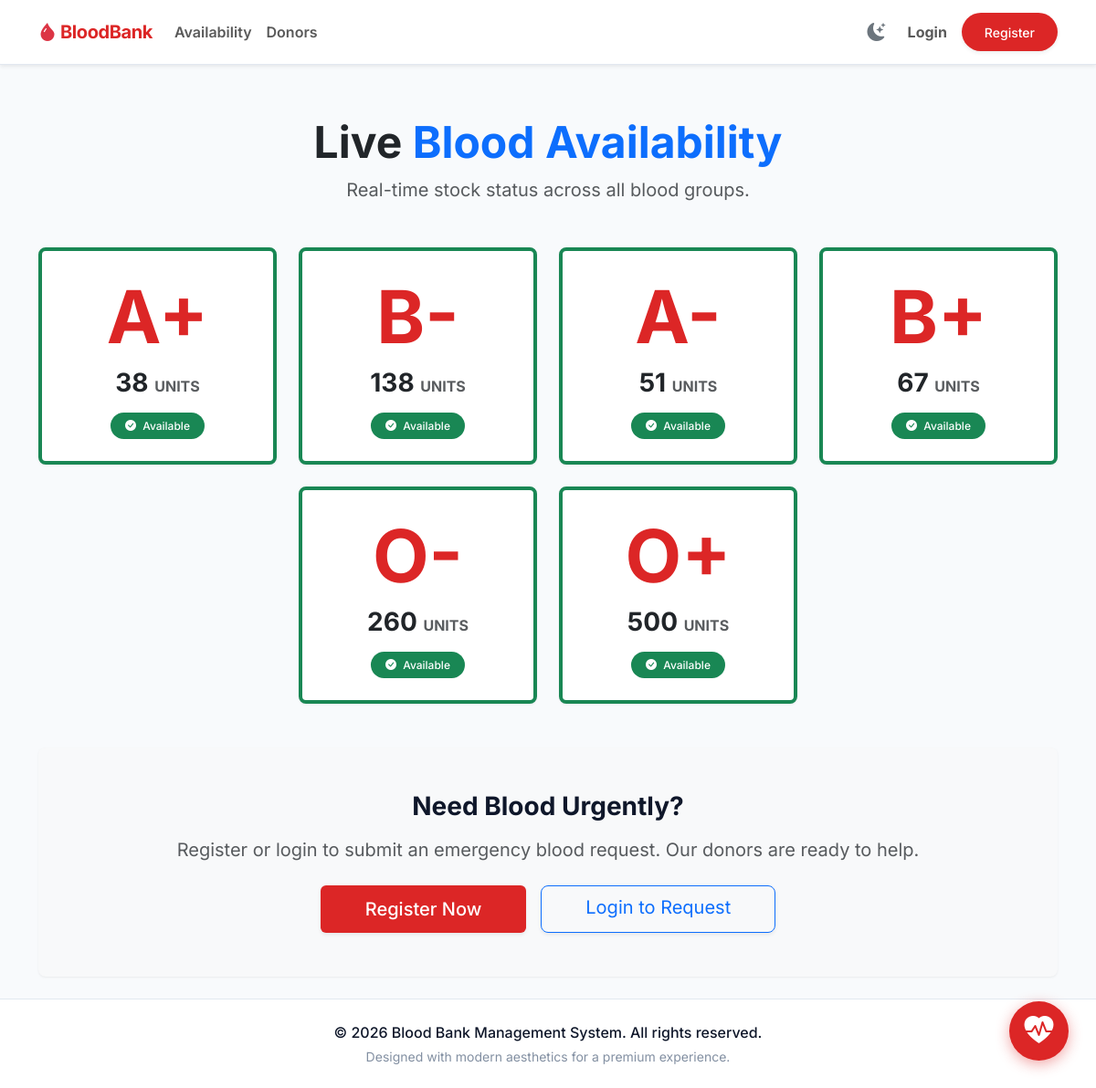
/inventory/availability/, run on an earlier commit of the app's database.
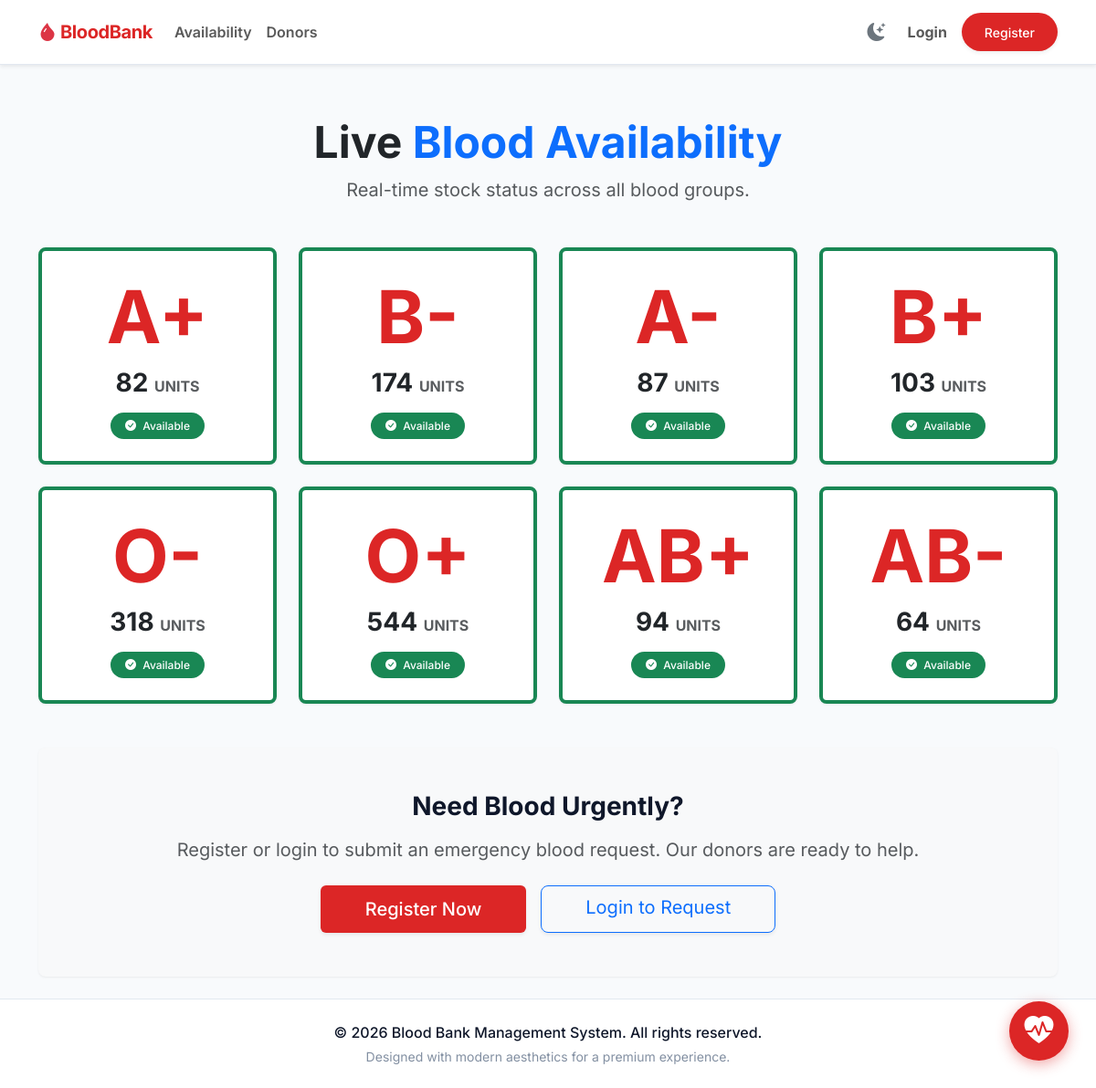
And on a later commit of the database.
### inventory/models.py (models this page shows, shortened)
class BloodStock(models.Model):
    blood_group = models.OneToOneField(BloodGroup, on_delete=models.CASCADE)
    units_available = models.PositiveIntegerField(default=0)

class BloodGroup(models.Model):
    blood_group = models.CharField(max_length=5, unique=True)

### inventory/views.py (the view)
# urls.py: path('availability/', views.blood_availability, name='blood_availability'),
def blood_availability(request):
    stocks = BloodStock.objects.select_related('blood_group').all()
    return render(request, 'blood_availability.html', {'stocks': stocks})

### notifications/context_processors.py (called while the page is built)
def unread_notifications_count(request):
    if request.user.is_authenticated:
        count = request.user.notifications.filter(is_read=False).count()
        return {'unread_notif_count': count}
    return {'unread_notif_count': 0}

### templates/blood_availability.html (shortened to what this page needs)
{% extends 'base.html' %}
{% block content %}
<div class="text-center mb-5 mt-3">
    <h1 class="fw-bold text-dark" style="font-size: 3rem;">Live <span class="text-primary">Blood Availability</span></h1>
    <p class="text-muted fs-5">Real-time stock status across all blood groups.</p>
</div>
<div class="row g-4 justify-content-center mb-5">
    {% for stock in stocks %}
    <div class="col-md-3">
        <div class="premium-card text-center p-4 h-100 shadow-hover
            {% if stock.units_available < 5 %}border-top border-4 border-danger
            {% elif stock.units_available < 20 %}border-top border-4 border-warning
            {% else %}border-top border-4 border-success{% endif %}">
            <div class="display-1 fw-bold mb-2" style="color: var(--primary);">{{ stock.blood_group.blood_group }}</div>
            <div class="h3 fw-bold mb-3 text-dark">{{ stock.units_available }} <span class="fs-6 text-muted text-uppercase">Units</span></div>
            {% if stock.units_available < 5 %}
                <span class="badge bg-danger px-3 py-2 rounded-pill"><i class="bi bi-exclamation-triangle-fill me-1"></i> Critical Stock</span>
            {% elif stock.units_available < 20 %}
                <span class="badge bg-warning text-dark px-3 py-2 rounded-pill"><i class="bi bi-info-circle-fill me-1"></i> Low Stock</span>
            {% else %}
                <span class="badge bg-success px-3 py-2 rounded-pill"><i class="bi bi-check-circle-fill me-1"></i> Available</span>
            {% endif %}
        </div>
    </div>
    {% endfor %}
</div>
<div class="premium-card bg-light border-0 p-5 text-center mt-5">
    <h3 class="fw-bold mb-3">Need Blood Urgently?</h3>
    <p class="text-muted mb-4 fs-5">Register or login to submit an emergency blood request. Our donors are ready to help.</p>
    <div class="d-flex justify-content-center gap-3">
        <a href="{% url 'register' %}" class="btn btn-primary-custom btn-lg px-5 shadow-sm">Register Now</a>
        <a href="{% url 'login' %}" class="btn btn-outline-primary btn-lg px-5 shadow-sm">Login to Request</a>
    </div>
</div>
{% endblock %}

### templates/base.html (shortened to what this page needs)
{% load static %}
<!DOCTYPE html>
<html lang="en">
<head>
    <link href="https://cdn.jsdelivr.net/npm/bootstrap@5.3.0/dist/css/bootstrap.min.css" rel="stylesheet">
    <link rel="stylesheet" href="https://cdn.jsdelivr.net/npm/bootstrap-icons@1.10.5/font/bootstrap-icons.css">
    <link rel="stylesheet" href="{% static 'css/style.css' %}">
</head>
<body>
    <nav class="navbar navbar-expand-lg sticky-top shadow-sm">
        <div class="container">
            <a class="navbar-brand fw-bold" href="/">
                <i class="bi bi-droplet-fill text-danger"></i> BloodBank
            </a>
            <div class="collapse navbar-collapse" id="navbarNav">
                <ul class="navbar-nav me-auto mb-2 mb-lg-0">
                    <li class="nav-item">
                        <a class="nav-link fw-semibold" href="{% url 'blood_availability' %}">Availability</a>
                    </li>
                    <li class="nav-item">
                        <a class="nav-link fw-semibold" href="{% url 'donor_search' %}">Donors</a>
                    </li>
                </ul>
                <ul class="navbar-nav ms-auto align-items-center">
                    <li class="nav-item me-3">
                        <button class="btn btn-link nav-link px-0 text-secondary" id="themeToggle" title="Toggle Dark/Light Mode">
                            <i class="bi bi-moon-stars-fill fs-5" id="themeIcon"></i>
                        </button>
                    </li>
                    {% if request.user.is_authenticated %}
                        <li class="nav-item me-3 position-relative">
                            <a href="{% url 'notifications_view' %}" class="nav-link px-0 text-secondary" title="Notifications">
                                <i class="bi bi-bell-fill fs-5"></i>
                                {% if unread_notif_count > 0 %}
                                    <span class="position-absolute top-0 start-100 translate-middle badge rounded-pill bg-danger shadow-sm" style="font-size: 0.6rem; padding: 0.35em 0.65em;">
                                        {{ unread_notif_count }}
                                    </span>
                                {% endif %}
                            </a>
                        </li>
                        <li class="nav-item dropdown me-2">
                            <a class="nav-link dropdown-toggle d-flex align-items-center gap-2 py-1 px-3 bg-light border rounded-pill shadow-sm text-dark" href="#" id="userDropdown" role="button" data-bs-toggle="dropdown" aria-expanded="false">
                                <i class="bi bi-person-circle fs-5 text-danger"></i>
                                <span class="fw-bold small">{{ request.user.get_full_name|default:request.user.username }}</span>
                            </a>
                            <ul class="dropdown-menu dropdown-menu-end shadow-lg border-0 rounded-3 mt-2" aria-labelledby="userDropdown">
                                <li><a class="dropdown-item py-2" href="{% url 'dashboard' %}"><i class="bi bi-speedometer2 me-2"></i> Dashboard</a></li>
                                {% if request.user.is_staff %}
                                <li><a class="dropdown-item py-2" href="{% url 'agent_dashboard' %}"><i class="bi bi-robot me-2 text-danger"></i> AI Emergency Agent</a></li>
                                {% endif %}
                                <li><a class="dropdown-item py-2" href="{% url 'profile' %}"><i class="bi bi-person-gear me-2"></i> My Profile</a></li>
                                <li><hr class="dropdown-divider"></li>
                                <li>
                                    <form method="POST" action="{% url 'logout' %}" class="m-0 p-0">
                                        {% csrf_token %}
                                        <button type="submit" class="dropdown-item py-2 text-danger border-0 bg-transparent w-100 text-start">
                                            <i class="bi bi-box-arrow-right me-2"></i> Logout
                                        </button>
                                    </form>
                                </li>
                            </ul>
                        </li>
                    {% else %}
                        <li class="nav-item">
                            <a href="{% url 'login' %}" class="nav-link fw-bold">Login</a>
                        </li>
                        <li class="nav-item ms-2">
                            <a href="{% url 'register' %}" class="btn btn-primary-custom btn-sm px-4 rounded-pill shadow-sm">Register</a>
                        </li>
                    {% endif %}
                </ul>
            </div>
        </div>
    </nav>
    <main class="flex-grow-1 py-4">
        <div class="container pt-3">
            {% block content %}
            {% endblock %}
        </div>
    </main>
    <footer>
        <div class="container">
            <p class="mb-0 fw-medium">
                &copy; {{ request.user.last_login|date:"Y"|default:"2026" }} Blood Bank Management System. All rights reserved.
            </p>
            <p class="small mt-1 mb-0" style="color: var(--text-muted); opacity: 0.8;">Designed with modern aesthetics for a premium experience.</p>
        </div>
    </footer>
    <a href="{% url 'request_blood' %}" class="floating-emergency-btn shadow-hover" title="Emergency Blood Request">
        <i class="bi bi-heart-pulse-fill"></i>
    </a>
</body>
</html>

### static/css/style.css (style rules this page uses)
:root { --primary: #dc2626; --primary-light: #fee2e2; --primary-glare: #fca5a5; --primary-dark: #b91c1c; --bg-color: #f8fafc; --card-bg: #ffffff; --text-main: #0f172a; --text-muted: #64748b; --secondary: #334155; --border-color: #e2e8f0; --border-hover: #cbd5e1; --nav-bg: #ffffff; --table-header: #f8fafc; --input-bg: #ffffff; }
body { background-color: var(--bg-color); font-family: 'Inter', -apple-system, BlinkMacSystemFont, "Segoe UI", Roboto, sans-serif; color: var(--text-main); display: flex; flex-direction: column; min-height: 100vh; }
.navbar { background: var(--nav-bg) !important; border-bottom: 1px solid var(--border-color); padding: 12px 0; box-shadow: 0 1px 2px 0 rgba(0, 0, 0, 0.03); }
.navbar-brand { color: var(--primary) !important; font-weight: 700; letter-spacing: -0.02em; }
.premium-card { background: var(--card-bg); border: 1px solid var(--border-color); border-radius: 8px; box-shadow: 0 1px 3px 0 rgba(0, 0, 0, 0.05), 0 1px 2px -1px rgba(0, 0, 0, 0.05); }
.btn-primary-custom { background-color: var(--primary); color: #ffffff; border: 1px solid transparent; border-radius: 6px; font-weight: 500; padding: 0.6rem 1.25rem; transition: background-color 0.2s, box-shadow 0.2s; }
.shadow-hover { transition: transform 0.2s, box-shadow 0.2s; }
.badge { font-weight: 500; }
footer { border-top: 1px solid var(--border-color); background-color: var(--nav-bg); padding: 24px 0; margin-top: auto; text-align: center; }
.floating-emergency-btn { position: fixed; bottom: 30px; right: 30px; width: 65px; height: 65px; background-color: var(--primary); color: #ffffff; border-radius: 50%; display: flex; align-items: center; justify-content: center; font-size: 2rem; box-shadow: 0 4px 15px rgba(220, 38, 38, 0.4); z-index: 1000; transition: transform 0.3s; }

What changed in the data, as far as the page shows it:
changed BloodStock (number 1 of 8 on the later page): units_available "38" → "82"
changed BloodStock (number 2 of 8 on the later page): units_available "138" → "174"
changed BloodStock (number 3 of 8 on the later page): units_available "51" → "87"
changed BloodStock (number 4 of 8 on the later page): units_available "67" → "103"
changed BloodStock (number 5 of 8 on the later page): units_available "260" → "318"
changed BloodStock (number 6 of 8 on the later page): units_available "500" → "544"
added BloodStock: blood_group.blood_group "AB+", units_available "94", shows "Available"
added BloodStock: blood_group.blood_group "AB-", units_available "64", shows "Available"
